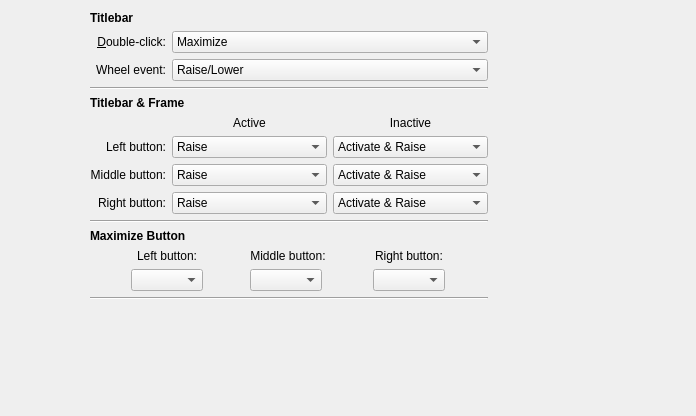
<?xml version="1.0" encoding="UTF-8"?>
<ui version="4.0">
 <class>KWinMouseConfigForm</class>
 <widget class="QWidget" name="KWinMouseConfigForm">
  <property name="geometry">
   <rect>
    <x>0</x>
    <y>0</y>
    <width>696</width>
    <height>416</height>
   </rect>
  </property>
  <layout class="QHBoxLayout" name="horizontalLayout" stretch="2,1,5">
   <item>
    <spacer name="horizontalSpacer_2">
     <property name="orientation">
      <enum>Qt::Horizontal</enum>
     </property>
     <property name="sizeHint" stdset="0">
      <size>
       <width>40</width>
       <height>20</height>
      </size>
     </property>
    </spacer>
   </item>
   <item>
    <layout class="QGridLayout" name="gridLayout_2">
     <item row="1" column="0">
      <widget class="QLabel" name="label">
       <property name="text">
        <string>&amp;Double-click:</string>
       </property>
       <property name="alignment">
        <set>Qt::AlignRight|Qt::AlignTrailing|Qt::AlignVCenter</set>
       </property>
       <property name="buddy">
        <cstring>coTiDbl</cstring>
       </property>
      </widget>
     </item>
     <item row="1" column="1" colspan="2">
      <widget class="KComboBox" name="coTiDbl">
       <property name="sizePolicy">
        <sizepolicy hsizetype="Expanding" vsizetype="Fixed">
         <horstretch>0</horstretch>
         <verstretch>0</verstretch>
        </sizepolicy>
       </property>
       <property name="whatsThis">
        <string>Behavior on &lt;em&gt;double&lt;/em&gt; click into the titlebar.</string>
       </property>
       <item>
        <property name="text">
         <string extracomment="@item:inlistbox behavior on double click">Maximize</string>
        </property>
       </item>
       <item>
        <property name="text">
         <string extracomment="@item:inlistbox behavior on double click">Maximize (vertical only)</string>
        </property>
       </item>
       <item>
        <property name="text">
         <string extracomment="@item:inlistbox behavior on double click">Maximize (horizontal only)</string>
        </property>
       </item>
       <item>
        <property name="text">
         <string extracomment="@item:inlistbox behavior on double click">Minimize</string>
        </property>
       </item>
       <item>
        <property name="text">
         <string extracomment="@item:inlistbox behavior on double click">Shade</string>
        </property>
       </item>
       <item>
        <property name="text">
         <string extracomment="@item:inlistbox behavior on double click">Lower</string>
        </property>
       </item>
       <item>
        <property name="text">
         <string extracomment="@item:inlistbox behavior on double click">Close</string>
        </property>
       </item>
       <item>
        <property name="text">
         <string extracomment="@item:inlistbox behavior on double click">On All Desktops</string>
        </property>
       </item>
       <item>
        <property name="text">
         <string extracomment="@item:inlistbox behavior on double click">Nothing</string>
        </property>
       </item>
      </widget>
     </item>
     <item row="2" column="0">
      <widget class="QLabel" name="label_2">
       <property name="text">
        <string>Wheel event:</string>
       </property>
       <property name="alignment">
        <set>Qt::AlignRight|Qt::AlignTrailing|Qt::AlignVCenter</set>
       </property>
       <property name="buddy">
        <cstring>coTiAct4</cstring>
       </property>
      </widget>
     </item>
     <item row="2" column="1" colspan="2">
      <widget class="KComboBox" name="coTiAct4">
       <property name="sizePolicy">
        <sizepolicy hsizetype="Expanding" vsizetype="Fixed">
         <horstretch>0</horstretch>
         <verstretch>0</verstretch>
        </sizepolicy>
       </property>
       <property name="whatsThis">
        <string>Handle mouse wheel events</string>
       </property>
       <item>
        <property name="text">
         <string>Raise/Lower</string>
        </property>
       </item>
       <item>
        <property name="text">
         <string>Shade/Unshade</string>
        </property>
       </item>
       <item>
        <property name="text">
         <string>Maximize/Restore</string>
        </property>
       </item>
       <item>
        <property name="text">
         <string>Keep Above/Below</string>
        </property>
       </item>
       <item>
        <property name="text">
         <string>Move to Previous/Next Desktop</string>
        </property>
       </item>
       <item>
        <property name="text">
         <string>Change Opacity</string>
        </property>
       </item>
       <item>
        <property name="text">
         <string>Switch to Window Tab to the Left/Right</string>
        </property>
       </item>
       <item>
        <property name="text">
         <string>Nothing</string>
        </property>
       </item>
      </widget>
     </item>
     <item row="3" column="0" colspan="3">
      <widget class="Line" name="line">
       <property name="orientation">
        <enum>Qt::Horizontal</enum>
       </property>
      </widget>
     </item>
     <item row="5" column="1">
      <widget class="QLabel" name="label_6">
       <property name="sizePolicy">
        <sizepolicy hsizetype="Expanding" vsizetype="Preferred">
         <horstretch>0</horstretch>
         <verstretch>0</verstretch>
        </sizepolicy>
       </property>
       <property name="whatsThis">
        <string>In this column you can customize mouse clicks into the titlebar or the frame of an active window.</string>
       </property>
       <property name="text">
        <string>Active</string>
       </property>
       <property name="alignment">
        <set>Qt::AlignCenter</set>
       </property>
      </widget>
     </item>
     <item row="5" column="2">
      <widget class="QLabel" name="label_7">
       <property name="sizePolicy">
        <sizepolicy hsizetype="Expanding" vsizetype="Preferred">
         <horstretch>0</horstretch>
         <verstretch>0</verstretch>
        </sizepolicy>
       </property>
       <property name="whatsThis">
        <string>In this column you can customize mouse clicks into the titlebar or the frame of an inactive window.</string>
       </property>
       <property name="text">
        <string>Inactive</string>
       </property>
       <property name="alignment">
        <set>Qt::AlignCenter</set>
       </property>
      </widget>
     </item>
     <item row="6" column="0">
      <widget class="QLabel" name="label_3">
       <property name="whatsThis">
        <string>In this row you can customize left click behavior when clicking into the titlebar or the frame.</string>
       </property>
       <property name="text">
        <string>Left button:</string>
       </property>
       <property name="alignment">
        <set>Qt::AlignRight|Qt::AlignTrailing|Qt::AlignVCenter</set>
       </property>
      </widget>
     </item>
     <item row="6" column="1">
      <widget class="KComboBox" name="coTiAct1">
       <property name="sizePolicy">
        <sizepolicy hsizetype="Expanding" vsizetype="Fixed">
         <horstretch>0</horstretch>
         <verstretch>0</verstretch>
        </sizepolicy>
       </property>
       <property name="whatsThis">
        <string>Behavior on &lt;em&gt;left&lt;/em&gt; click into the titlebar or frame of an &lt;em&gt;active&lt;/em&gt; window.</string>
       </property>
       <item>
        <property name="text">
         <string>Raise</string>
        </property>
       </item>
       <item>
        <property name="text">
         <string>Lower</string>
        </property>
       </item>
       <item>
        <property name="text">
         <string>Toggle Raise &amp; Lower</string>
        </property>
       </item>
       <item>
        <property name="text">
         <string>Minimize</string>
        </property>
       </item>
       <item>
        <property name="text">
         <string>Shade</string>
        </property>
       </item>
       <item>
        <property name="text">
         <string>Close</string>
        </property>
       </item>
       <item>
        <property name="text">
         <string>Operations Menu</string>
        </property>
       </item>
       <item>
        <property name="text">
         <string>Start Window Tab Drag</string>
        </property>
       </item>
       <item>
        <property name="text">
         <string>Nothing</string>
        </property>
       </item>
      </widget>
     </item>
     <item row="6" column="2">
      <widget class="KComboBox" name="coTiInAct1">
       <property name="sizePolicy">
        <sizepolicy hsizetype="Expanding" vsizetype="Fixed">
         <horstretch>0</horstretch>
         <verstretch>0</verstretch>
        </sizepolicy>
       </property>
       <property name="whatsThis">
        <string>Behavior on &lt;em&gt;left&lt;/em&gt; click into the titlebar or frame of an &lt;em&gt;inactive&lt;/em&gt; window.</string>
       </property>
       <item>
        <property name="text">
         <string>Activate &amp; Raise</string>
        </property>
       </item>
       <item>
        <property name="text">
         <string>Activate &amp; Lower</string>
        </property>
       </item>
       <item>
        <property name="text">
         <string>Activate</string>
        </property>
       </item>
       <item>
        <property name="text">
         <string>Raise</string>
        </property>
       </item>
       <item>
        <property name="text">
         <string>Lower</string>
        </property>
       </item>
       <item>
        <property name="text">
         <string>Toggle Raise &amp; Lower</string>
        </property>
       </item>
       <item>
        <property name="text">
         <string>Minimize</string>
        </property>
       </item>
       <item>
        <property name="text">
         <string>Shade</string>
        </property>
       </item>
       <item>
        <property name="text">
         <string>Close</string>
        </property>
       </item>
       <item>
        <property name="text">
         <string>Operations Menu</string>
        </property>
       </item>
       <item>
        <property name="text">
         <string>Start Window Tab Drag</string>
        </property>
       </item>
       <item>
        <property name="text">
         <string>Nothing</string>
        </property>
       </item>
      </widget>
     </item>
     <item row="7" column="0">
      <widget class="QLabel" name="label_4">
       <property name="whatsThis">
        <string>In this row you can customize middle click behavior when clicking into the titlebar or the frame.</string>
       </property>
       <property name="text">
        <string>Middle button:</string>
       </property>
       <property name="alignment">
        <set>Qt::AlignRight|Qt::AlignTrailing|Qt::AlignVCenter</set>
       </property>
      </widget>
     </item>
     <item row="7" column="1">
      <widget class="KComboBox" name="coTiAct2">
       <property name="sizePolicy">
        <sizepolicy hsizetype="Expanding" vsizetype="Fixed">
         <horstretch>0</horstretch>
         <verstretch>0</verstretch>
        </sizepolicy>
       </property>
       <property name="whatsThis">
        <string>Behavior on &lt;em&gt;middle&lt;/em&gt; click into the titlebar or frame of an &lt;em&gt;active&lt;/em&gt; window.</string>
       </property>
       <item>
        <property name="text">
         <string>Raise</string>
        </property>
       </item>
       <item>
        <property name="text">
         <string>Lower</string>
        </property>
       </item>
       <item>
        <property name="text">
         <string>Toggle Raise &amp; Lower</string>
        </property>
       </item>
       <item>
        <property name="text">
         <string>Minimize</string>
        </property>
       </item>
       <item>
        <property name="text">
         <string>Shade</string>
        </property>
       </item>
       <item>
        <property name="text">
         <string>Close</string>
        </property>
       </item>
       <item>
        <property name="text">
         <string>Operations Menu</string>
        </property>
       </item>
       <item>
        <property name="text">
         <string>Start Window Tab Drag</string>
        </property>
       </item>
       <item>
        <property name="text">
         <string>Nothing</string>
        </property>
       </item>
      </widget>
     </item>
     <item row="7" column="2">
      <widget class="KComboBox" name="coTiInAct2">
       <property name="sizePolicy">
        <sizepolicy hsizetype="Expanding" vsizetype="Fixed">
         <horstretch>0</horstretch>
         <verstretch>0</verstretch>
        </sizepolicy>
       </property>
       <property name="whatsThis">
        <string>Behavior on &lt;em&gt;left&lt;/em&gt; click into the titlebar or frame of an &lt;em&gt;inactive&lt;/em&gt; window.</string>
       </property>
       <item>
        <property name="text">
         <string>Activate &amp; Raise</string>
        </property>
       </item>
       <item>
        <property name="text">
         <string>Activate &amp; Lower</string>
        </property>
       </item>
       <item>
        <property name="text">
         <string>Activate</string>
        </property>
       </item>
       <item>
        <property name="text">
         <string>Raise</string>
        </property>
       </item>
       <item>
        <property name="text">
         <string>Lower</string>
        </property>
       </item>
       <item>
        <property name="text">
         <string>Toggle Raise &amp; Lower</string>
        </property>
       </item>
       <item>
        <property name="text">
         <string>Minimize</string>
        </property>
       </item>
       <item>
        <property name="text">
         <string>Shade</string>
        </property>
       </item>
       <item>
        <property name="text">
         <string>Close</string>
        </property>
       </item>
       <item>
        <property name="text">
         <string>Operations Menu</string>
        </property>
       </item>
       <item>
        <property name="text">
         <string>Start Window Tab Drag</string>
        </property>
       </item>
       <item>
        <property name="text">
         <string>Nothing</string>
        </property>
       </item>
      </widget>
     </item>
     <item row="8" column="0">
      <widget class="QLabel" name="label_5">
       <property name="whatsThis">
        <string>In this row you can customize right click behavior when clicking into the titlebar or the frame.</string>
       </property>
       <property name="text">
        <string>Right button:</string>
       </property>
       <property name="alignment">
        <set>Qt::AlignRight|Qt::AlignTrailing|Qt::AlignVCenter</set>
       </property>
      </widget>
     </item>
     <item row="8" column="1">
      <widget class="KComboBox" name="coTiAct3">
       <property name="sizePolicy">
        <sizepolicy hsizetype="Expanding" vsizetype="Fixed">
         <horstretch>0</horstretch>
         <verstretch>0</verstretch>
        </sizepolicy>
       </property>
       <property name="whatsThis">
        <string>Behavior on &lt;em&gt;right&lt;/em&gt; click into the titlebar or frame of an &lt;em&gt;active&lt;/em&gt; window.</string>
       </property>
       <item>
        <property name="text">
         <string>Raise</string>
        </property>
       </item>
       <item>
        <property name="text">
         <string>Lower</string>
        </property>
       </item>
       <item>
        <property name="text">
         <string>Toggle Raise &amp; Lower</string>
        </property>
       </item>
       <item>
        <property name="text">
         <string>Minimize</string>
        </property>
       </item>
       <item>
        <property name="text">
         <string>Shade</string>
        </property>
       </item>
       <item>
        <property name="text">
         <string>Close</string>
        </property>
       </item>
       <item>
        <property name="text">
         <string>Operations Menu</string>
        </property>
       </item>
       <item>
        <property name="text">
         <string>Start Window Tab Drag</string>
        </property>
       </item>
       <item>
        <property name="text">
         <string>Nothing</string>
        </property>
       </item>
      </widget>
     </item>
     <item row="8" column="2">
      <widget class="KComboBox" name="coTiInAct3">
       <property name="sizePolicy">
        <sizepolicy hsizetype="Expanding" vsizetype="Fixed">
         <horstretch>0</horstretch>
         <verstretch>0</verstretch>
        </sizepolicy>
       </property>
       <property name="whatsThis">
        <string>Behavior on &lt;em&gt;left&lt;/em&gt; click into the titlebar or frame of an &lt;em&gt;inactive&lt;/em&gt; window.</string>
       </property>
       <item>
        <property name="text">
         <string>Activate &amp; Raise</string>
        </property>
       </item>
       <item>
        <property name="text">
         <string>Activate &amp; Lower</string>
        </property>
       </item>
       <item>
        <property name="text">
         <string>Activate</string>
        </property>
       </item>
       <item>
        <property name="text">
         <string>Raise</string>
        </property>
       </item>
       <item>
        <property name="text">
         <string>Lower</string>
        </property>
       </item>
       <item>
        <property name="text">
         <string>Toggle Raise &amp; Lower</string>
        </property>
       </item>
       <item>
        <property name="text">
         <string>Minimize</string>
        </property>
       </item>
       <item>
        <property name="text">
         <string>Shade</string>
        </property>
       </item>
       <item>
        <property name="text">
         <string>Close</string>
        </property>
       </item>
       <item>
        <property name="text">
         <string>Operations Menu</string>
        </property>
       </item>
       <item>
        <property name="text">
         <string>Start Window Tab Drag</string>
        </property>
       </item>
       <item>
        <property name="text">
         <string>Nothing</string>
        </property>
       </item>
      </widget>
     </item>
     <item row="9" column="0" colspan="3">
      <widget class="Line" name="line_2">
       <property name="orientation">
        <enum>Qt::Horizontal</enum>
       </property>
      </widget>
     </item>
     <item row="11" column="0" colspan="3">
      <layout class="QGridLayout" name="gridLayout">
       <item row="0" column="0">
        <widget class="QLabel" name="label_10">
         <property name="whatsThis">
          <string>Behavior on &lt;em&gt;left&lt;/em&gt; click onto the maximize button.</string>
         </property>
         <property name="text">
          <string>Left button:</string>
         </property>
         <property name="alignment">
          <set>Qt::AlignCenter</set>
         </property>
         <property name="buddy">
          <cstring>leftClickMaximizeButton</cstring>
         </property>
        </widget>
       </item>
       <item row="0" column="1">
        <widget class="QLabel" name="label_9">
         <property name="whatsThis">
          <string>Behavior on &lt;em&gt;middle&lt;/em&gt; click onto the maximize button.</string>
         </property>
         <property name="text">
          <string>Middle button:</string>
         </property>
         <property name="alignment">
          <set>Qt::AlignCenter</set>
         </property>
         <property name="buddy">
          <cstring>middleClickMaximizeButton</cstring>
         </property>
        </widget>
       </item>
       <item row="0" column="2">
        <widget class="QLabel" name="label_8">
         <property name="whatsThis">
          <string>Behavior on &lt;em&gt;right&lt;/em&gt; click onto the maximize button.</string>
         </property>
         <property name="text">
          <string>Right button:</string>
         </property>
         <property name="alignment">
          <set>Qt::AlignCenter</set>
         </property>
         <property name="buddy">
          <cstring>rightClickMaximizeButton</cstring>
         </property>
        </widget>
       </item>
       <item row="1" column="0">
        <widget class="KComboBox" name="leftClickMaximizeButton">
         <property name="sizePolicy">
          <sizepolicy hsizetype="Fixed" vsizetype="Fixed">
           <horstretch>0</horstretch>
           <verstretch>0</verstretch>
          </sizepolicy>
         </property>
         <property name="whatsThis">
          <string>Behavior on &lt;em&gt;left&lt;/em&gt; click onto the maximize button.</string>
         </property>
        </widget>
       </item>
       <item row="1" column="1">
        <widget class="KComboBox" name="middleClickMaximizeButton">
         <property name="sizePolicy">
          <sizepolicy hsizetype="Fixed" vsizetype="Fixed">
           <horstretch>0</horstretch>
           <verstretch>0</verstretch>
          </sizepolicy>
         </property>
         <property name="whatsThis">
          <string>Behavior on &lt;em&gt;middle&lt;/em&gt; click onto the maximize button.</string>
         </property>
        </widget>
       </item>
       <item row="1" column="2">
        <widget class="KComboBox" name="rightClickMaximizeButton">
         <property name="sizePolicy">
          <sizepolicy hsizetype="Fixed" vsizetype="Fixed">
           <horstretch>0</horstretch>
           <verstretch>0</verstretch>
          </sizepolicy>
         </property>
         <property name="whatsThis">
          <string>Behavior on &lt;em&gt;right&lt;/em&gt; click onto the maximize button.</string>
         </property>
        </widget>
       </item>
      </layout>
     </item>
     <item row="12" column="0" colspan="3">
      <widget class="Line" name="line_3">
       <property name="orientation">
        <enum>Qt::Horizontal</enum>
       </property>
      </widget>
     </item>
     <item row="13" column="1" colspan="2">
      <spacer name="verticalSpacer">
       <property name="orientation">
        <enum>Qt::Vertical</enum>
       </property>
       <property name="sizeHint" stdset="0">
        <size>
         <width>20</width>
         <height>40</height>
        </size>
       </property>
      </spacer>
     </item>
     <item row="4" column="0" colspan="3">
      <widget class="QLabel" name="label_12">
       <property name="font">
        <font>
         <weight>75</weight>
         <bold>true</bold>
        </font>
       </property>
       <property name="text">
        <string>Titlebar &amp; Frame</string>
       </property>
      </widget>
     </item>
     <item row="0" column="0" colspan="3">
      <widget class="QLabel" name="label_11">
       <property name="font">
        <font>
         <weight>75</weight>
         <bold>true</bold>
        </font>
       </property>
       <property name="text">
        <string>Titlebar</string>
       </property>
      </widget>
     </item>
     <item row="10" column="0" colspan="3">
      <widget class="QLabel" name="label_13">
       <property name="font">
        <font>
         <weight>75</weight>
         <bold>true</bold>
        </font>
       </property>
       <property name="text">
        <string>Maximize Button</string>
       </property>
      </widget>
     </item>
    </layout>
   </item>
   <item>
    <spacer name="horizontalSpacer">
     <property name="orientation">
      <enum>Qt::Horizontal</enum>
     </property>
     <property name="sizeHint" stdset="0">
      <size>
       <width>40</width>
       <height>20</height>
      </size>
     </property>
    </spacer>
   </item>
  </layout>
 </widget>
 <customwidgets>
  <customwidget>
   <class>KComboBox</class>
   <extends>QComboBox</extends>
   <header>kcombobox.h</header>
  </customwidget>
 </customwidgets>
 <tabstops>
  <tabstop>coTiDbl</tabstop>
  <tabstop>coTiAct4</tabstop>
  <tabstop>coTiAct1</tabstop>
  <tabstop>coTiInAct1</tabstop>
  <tabstop>coTiAct2</tabstop>
  <tabstop>coTiInAct2</tabstop>
  <tabstop>coTiAct3</tabstop>
  <tabstop>coTiInAct3</tabstop>
 </tabstops>
 <connections/>
</ui>
